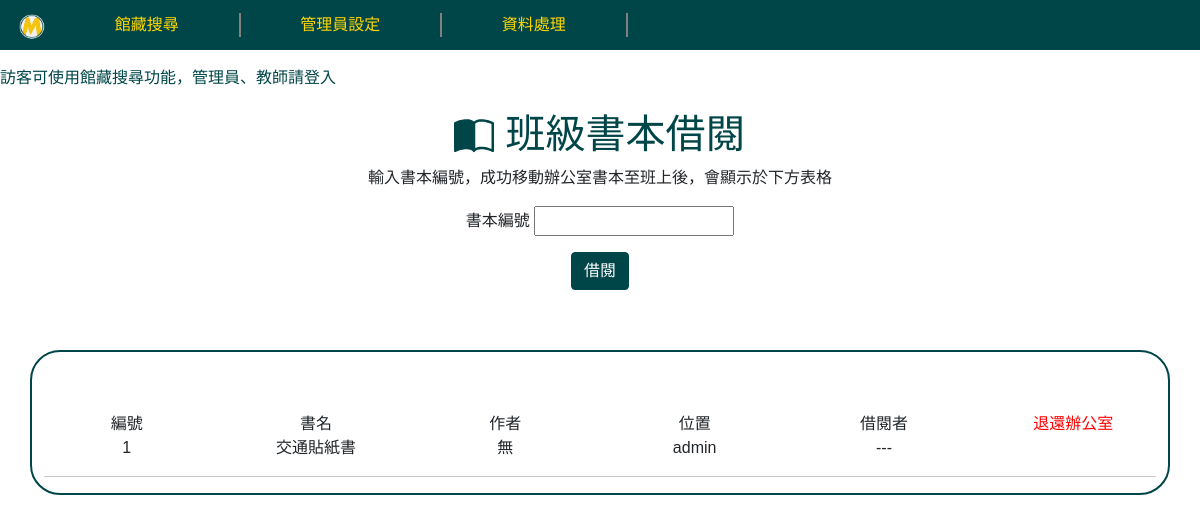
Screenshot of /class_borrow (signed in) with the database file from the repository.
### main.py (models this page shows)
class Books(db.Model):
    __tablename__ = "書籍資料"
    id: Mapped[int] = mapped_column(Integer, primary_key=True)
    title: Mapped[str] = mapped_column(String)
    author: Mapped[str] = mapped_column(String)
    ISBN_number: Mapped[str] = mapped_column(String)
    position: Mapped[str] = mapped_column(String)
    borrower: Mapped[str] = mapped_column(String)

### main.py (the view, shortened to what this page needs)
@app.route("/class_borrow", methods=["GET", "POST"])
@login_required
def class_borrow():
    bookposition = Bookposition()
    current_position = current_user.name
    books = Books.query.filter_by(position=current_position).all()
    return render_template("class_borrow_page.html", bookposition=bookposition, books=books,
                           logged_in=current_user.is_authenticated)

### main.py
class Bookposition(FlaskForm):
    book_number = StringField("書本編號", validators=[DataRequired()])
    submit = SubmitField("借閱")

### main.py (called while the page is built)
@login_manager.user_loader
def load_user(user_id):
    return db.get_or_404(Classuser, user_id)

### templates/class_borrow_page.html (shortened to what this page needs)
{% extends 'base.html'%}
{% block content%}
<div id="class_borrow_form">
    <h1 class="borrow_title">
        班級書本借閱
    </h1>
    <p>輸入書本編號，成功移動辦公室書本至班上後，會顯示於下方表格</p>
    <form method="post">
        <p>{{ bookposition.book_number.label}}
            {{ bookposition.book_number(class="form-control-custom")}}</p>
        <p>{{ bookposition.submit(class="btn btn-custom") }}</p>
    </form>
</div>
<div id="class_books">
    {% if books %}
    <div class="container" id="class_books-items">
        {% for book in books %}
        <div class="row ">
            <div class="col ">
                編號<br>
                <strong>{{ book.id}}</strong>
            </div>
            <div class="col">
                書名<br>
                <strong>{{ book.title}}</strong>
            </div>
            <div class="col">
                作者<br>
                <strong>{{ book.author}}</strong>
            </div>
            <div class="col">
                位置<br>
                <strong>{{ book.position}}</strong><br>
            </div>
            <div class="col">
                借閱者 <br>
                <strong>{{ book.borrower}}</strong><br>
            </div>
            <div class="col">
                <a style="color:red" href="{{ url_for('returnoffice',book_id = book.id) }}"> 退還辦公室 </a>
            </div>
        </div>
        <hr>
        {% endfor%}
    </div>
    {%endif%}
{% endblock %}

### static/styles.css (style rules this page uses)
* { text-align:center; font-family: "Noto Sans TC", sans-serif; font-optical-sizing: auto; font-weight: 100; font-style: normal; }
a:link,a:visited { color:gold ; background-color: transparent; text-decoration: none !important; }
.btn-custom { background-color: #004648 !important; border-color: #004648 !important; color:white !important; }
.form-control-custom { width:200px; }
.borrow_title { color:#004648; }
#class_borrow_form { margin-top:5%; margin-bottom:5%; }
#class_books-items { margin-top:5%; padding-top:5%; border-style: solid; border-width: 2px; border-radius: 30px; border-color: #004648; }

### rows the page displays
Books: id "1", title "交通貼紙書", author "無", position "admin", borrower "---"

### other values shown
{{ bookposition.book_number.label }} "書本編號"
